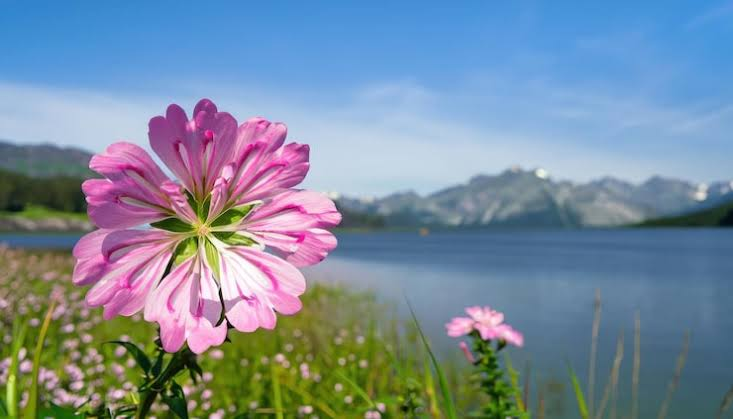
#> input picture Practice_2/img_task2.jpg, 733 x 419 px
$ jupyter execute task_2.ipynb
#> lines starting #> are read from the running program, lines starting #| are printed output that depends on the picture
Лабораторная работа 2

[cell 1]
import numpy as np
import cv2
import matplotlib.pyplot as plt
from skimage.metrics import structural_similarity, mean_squared_error

[cell 2]
# Загрузка изображения и перевод в оттенки серого
image = cv2.imread('img_task2.jpg')
#> image is the input picture: shape (419, 733, 3); mean B, G, R 156.6, 139, 121.4
image_gray = cv2.cvtColor(image, cv2.COLOR_BGR2GRAY)
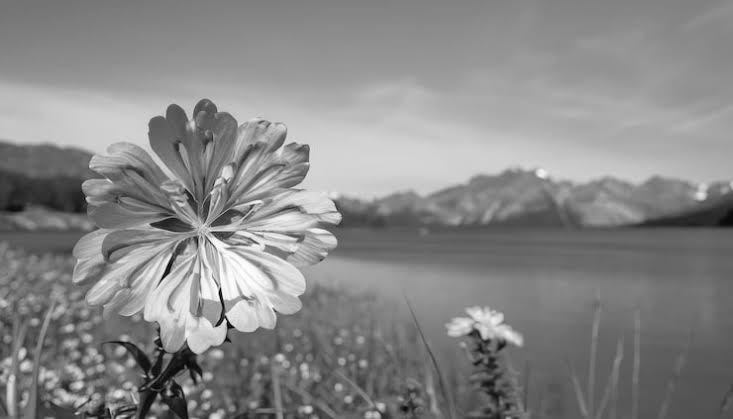
#> image_gray: shape (419, 733); min 0, max 255, mean 135.7

plt.figure(figsize=(6, 5))
plt.imshow(image_gray, cmap='gray')
plt.title('Исходное изображение (grayscale)')
plt.axis('off')
plt.show()

[cell 3]
# Добавление шума
# Гауса
def add_gaussian_noise(image, mean=0, stddev=25):
#> called with mean = 0, stddev = 25
    noise = np.zeros(image.shape, np.uint8)
    cv2.randn(noise, mean, stddev)
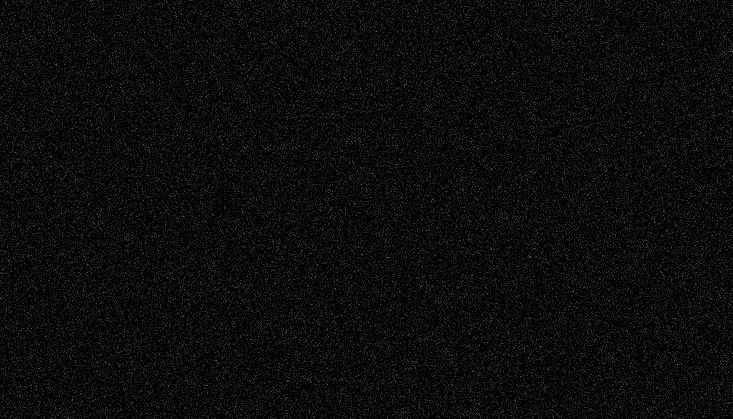
#> noise: shape (419, 733); min 0, max 114, mean 10
    noisy = cv2.add(image, noise)
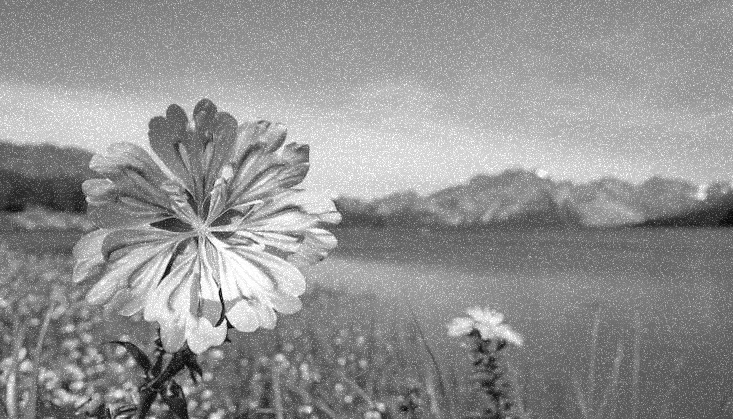
#> noisy: shape (419, 733); min 2, max 255, mean 145.6
    return noisy

# Соль-перец
def add_salt_pepper_noise(image, prob=0.05):
#> called with prob = 0.05
    noisy = np.copy(image)
    h, w = image.shape
#> h = 419; w = 733
    # Соль (белые точки)
    num_salt = np.ceil(prob * image.size * 0.5)
#> num_salt = 7679
    coords = [np.random.randint(0, i - 1, int(num_salt)) for i in image.shape]
    noisy[coords[0], coords[1]] = 255
    # Перец (чёрные точки)
    num_pepper = np.ceil(prob * image.size * 0.5)
#> num_pepper = 7679
    coords = [np.random.randint(0, i - 1, int(num_pepper)) for i in image.shape]
    noisy[coords[0], coords[1]] = 0
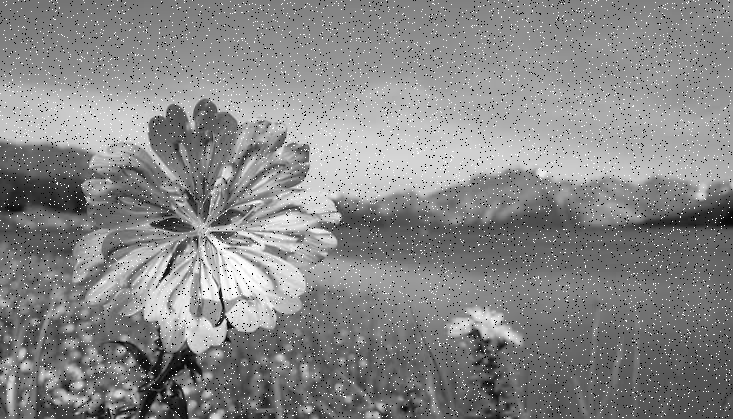
#> noisy: shape (419, 733); min 0, max 255, mean 135.3
    return noisy

# Равномерный
def add_uniform_noise(image, low=-50, high=50):
#> called with low = -50, high = 50
    noise = np.random.randint(low, high + 1, size=image.shape, dtype=np.int16)
    noisy = np.clip(image.astype(np.int16) + noise, 0, 255).astype(np.uint8)
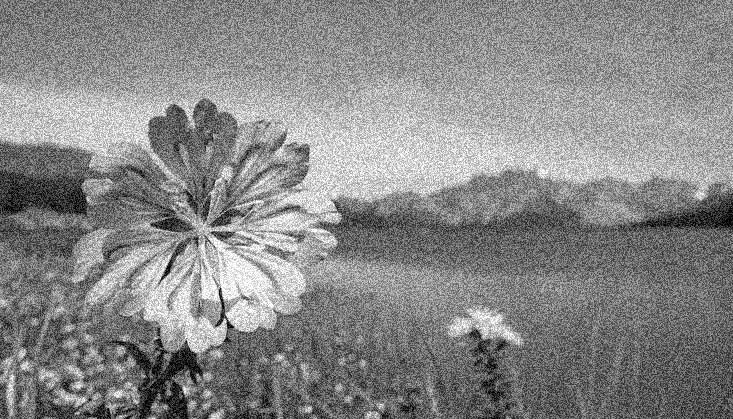
#> noisy: shape (419, 733); min 0, max 255, mean 135.7
    return noisy

[cell 4]
# Генерация
noisy_gauss = add_gaussian_noise(image_gray, mean=0, stddev=25)
noisy_sp = add_salt_pepper_noise(image_gray, prob=0.05)
noisy_uniform = add_uniform_noise(image_gray, low=-50, high=50)


fig, axes = plt.subplots(1, 3, figsize=(15, 5))
axes[0].imshow(noisy_gauss, cmap='gray')
axes[0].set_title('Гауссов шум (std=25)')
axes[0].axis('off')
axes[1].imshow(noisy_sp, cmap='gray')
axes[1].set_title('Шум соль-перец (prob=0.05)')
axes[1].axis('off')
axes[2].imshow(noisy_uniform, cmap='gray')
axes[2].set_title('Равномерный шум')
axes[2].axis('off')
plt.show()

[cell 5]
# MSE и SSIIM сравнения
def mse_ssim(original, processed, label=''):
    mse = mean_squared_error(original, processed)
    ssim = structural_similarity(original, processed)
    print(f'{label}: MSE = {mse:.2f}; SSIM = {ssim:.4f}')
    return mse, ssim

[cell 6]
# Медианный фильтр
print("Медианный фильтр на гауссовом шуме")
_, plots = plt.subplots(1, 3, figsize=(15, 5))
for i, k in enumerate([3, 5, 7]):
    filtered = cv2.medianBlur(noisy_gauss, k)
    mse_ssim(image_gray, filtered, f'Median k={k}')
    plots[i].imshow(filtered, cmap='gray')
    plots[i].set_title(f'Медианный фильтр k={k}')
    plots[i].axis('off')
#> this loop made 3 passes
#> (mse in mse_ssim, ssim in mse_ssim) on passes 1 to 3: (76.15, 0.772), (74.27, 0.871), (100.6, 0.875)
#| Median k=3: MSE = 76.15; SSIM = 0.7718
#| Median k=5: MSE = 74.27; SSIM = 0.8710
#| Median k=7: MSE = 100.56; SSIM = 0.8750
#> pass 3, `filtered = cv2.medianBlur(noisy_gauss, k)`:
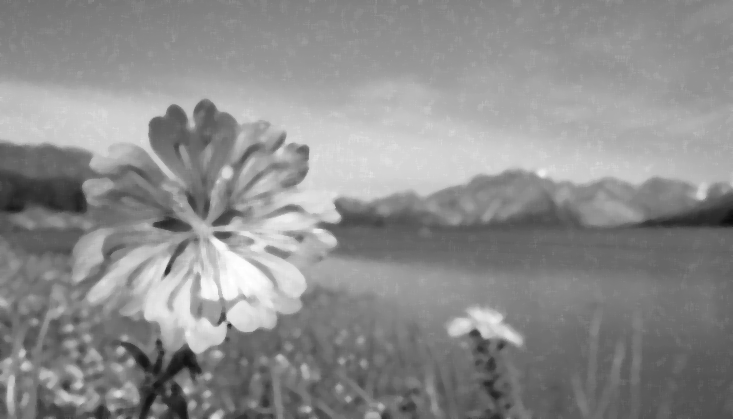
#> filtered: shape (419, 733); min 11, max 255, mean 140.7
plt.show()

print("\nМедианный фильтр на шуме соль-перец")
_, plots = plt.subplots(1, 3, figsize=(15, 5))
for i, k in enumerate([3, 5, 7]):
    filtered = cv2.medianBlur(noisy_sp, k)
    mse_ssim(image_gray, filtered, f'Медианный фильтр k={k}')
    plots[i].imshow(filtered, cmap='gray')
    plots[i].set_title(f'Медианный фильтр k={k}')
    plots[i].axis('off')
#> this loop made 3 passes
#> (mse in mse_ssim, ssim in mse_ssim) on passes 1 to 3: (11.37, 0.984), (31.06, 0.957), (60.14, 0.92)
#| Медианный фильтр k=3: MSE = 11.37; SSIM = 0.9839
#| Медианный фильтр k=5: MSE = 31.06; SSIM = 0.9567
#| Медианный фильтр k=7: MSE = 60.14; SSIM = 0.9204
plt.show()

print("Медианный фильтр на равномерном шуме")
_, plots = plt.subplots(1, 3, figsize=(15, 5))
for i, k in enumerate([3, 5, 7]):
    filtered = cv2.medianBlur(noisy_uniform, k)
    mse_ssim(image_gray, filtered, f'Median k={k}')
    plots[i].imshow(filtered, cmap='gray')
    plots[i].set_title(f'Медианный фильтр k={k}')
    plots[i].axis('off')
#> this loop made 3 passes
#> (mse in mse_ssim, ssim in mse_ssim) on passes 1 to 3: (243.5, 0.401), (134.5, 0.582), (123.6, 0.688)
#| Median k=3: MSE = 243.47; SSIM = 0.4009
#| Median k=5: MSE = 134.54; SSIM = 0.5824
#| Median k=7: MSE = 123.60; SSIM = 0.6879
#> pass 1, `filtered = cv2.medianBlur(noisy_uniform, k)`:
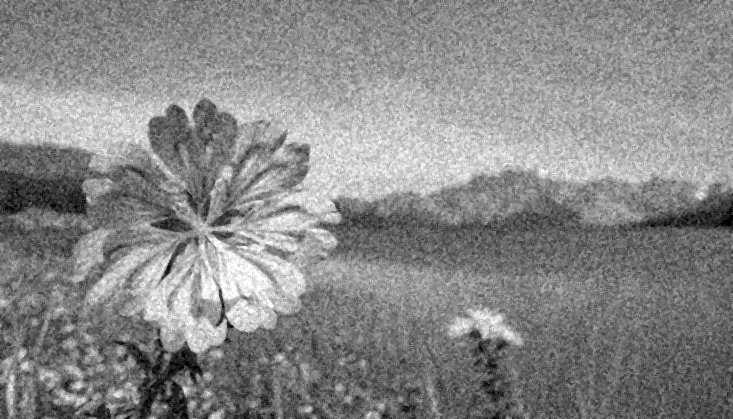
#> filtered: shape (419, 733); min 0, max 255, mean 135.8
plt.show()

[cell 7]
# Фильтр Гаусса
print("Фильтр Гаусса на гауссовом шуме")
_, plots = plt.subplots(1, 3, figsize=(15, 5))
for i, k in enumerate([3, 5, 7]):
    filtered = cv2.GaussianBlur(noisy_gauss, (k, k), 0)
    mse_ssim(image_gray, filtered, f'Gaussian k={k}')
    plots[i].imshow(filtered, cmap='gray')
    plots[i].set_title(f'Гауса k={k}')
    plots[i].axis('off')
#> this loop made 3 passes
#> (mse in mse_ssim, ssim in mse_ssim) on passes 1 to 3: (137.9, 0.785), (134.2, 0.857), (143.6, 0.891)
#| Gaussian k=3: MSE = 137.94; SSIM = 0.7848
#| Gaussian k=5: MSE = 134.21; SSIM = 0.8574
#| Gaussian k=7: MSE = 143.61; SSIM = 0.8908
plt.show()

print("\nФильтр Гаусса на шуме соль-перец")
_, plots = plt.subplots(1, 3, figsize=(15, 5))
for i, k in enumerate([3, 5, 7]):
    filtered = cv2.GaussianBlur(noisy_sp, (k, k), 0)
    mse_ssim(image_gray, filtered, f'Gaussian k={k}')
    plots[i].imshow(filtered, cmap='gray')
    plots[i].set_title(f'Гауса k={k}')
    plots[i].axis('off')
#> this loop made 3 passes
#> (mse in mse_ssim, ssim in mse_ssim) on passes 1 to 3: (138.3, 0.569), (92.18, 0.68), (79.5, 0.772)
#| Gaussian k=3: MSE = 138.28; SSIM = 0.5693
#| Gaussian k=5: MSE = 92.18; SSIM = 0.6805
#| Gaussian k=7: MSE = 79.50; SSIM = 0.7721
#> pass 2, `filtered = cv2.GaussianBlur(noisy_sp, (k, k), 0)`:
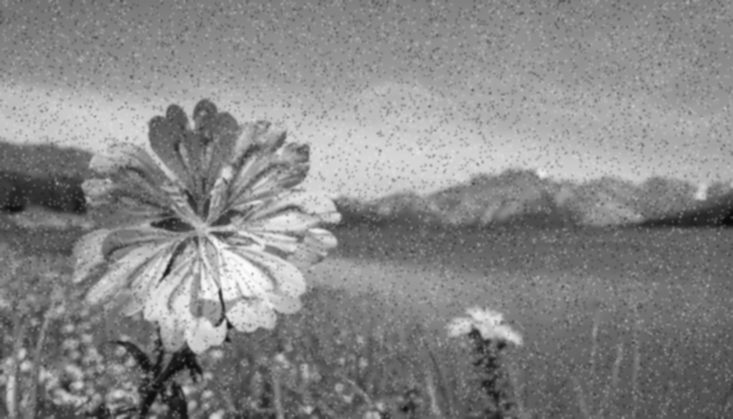
#> filtered: shape (419, 733); min 11, max 253, mean 135.3
plt.show()

print("\nФильтр Гаусса на равномерном шуме")
_, plots = plt.subplots(1, 3, figsize=(15, 5))
for i, k in enumerate([3, 5, 7]):
    filtered = cv2.GaussianBlur(noisy_uniform, (k, k), 0)
    mse_ssim(image_gray, filtered, f'Gaussian k={k}')
    plots[i].imshow(filtered, cmap='gray')
    plots[i].set_title(f'Гауса k={k}')
    plots[i].axis('off')
#> this loop made 3 passes
#> (mse in mse_ssim, ssim in mse_ssim) on passes 1 to 3: (129.9, 0.531), (85.02, 0.662), (72.39, 0.768)
#| Gaussian k=3: MSE = 129.93; SSIM = 0.5307
#| Gaussian k=5: MSE = 85.02; SSIM = 0.6623
#| Gaussian k=7: MSE = 72.39; SSIM = 0.7682
plt.show()

[cell 8]
# Билатеральный фильтр
print("Билатеральный фильтр на гауссовом шуме")
params = [(5, 75, 75), (9, 75, 75), (9, 150, 150)]
_, plots = plt.subplots(1, 3, figsize=(15, 5))
for i, (d, sc, ss) in enumerate(params):
    filtered = cv2.bilateralFilter(noisy_gauss, d, sc, ss)
    mse_ssim(image_gray, filtered, f'Bilateral d={d}, sc={sc}, ss={ss}')
    plots[i].imshow(filtered, cmap='gray')
    plots[i].set_title(f'Билатеральный d={d}\nsc={sc}, ss={ss}')
    plots[i].axis('off')
#> this loop made 3 passes
#> (mse in mse_ssim, ssim in mse_ssim) on passes 1 to 3: (115.6, 0.855), (143.8, 0.892), (168.6, 0.875)
#| Bilateral d=5, sc=75, ss=75: MSE = 115.59; SSIM = 0.8555
#| Bilateral d=9, sc=75, ss=75: MSE = 143.80; SSIM = 0.8918
#| Bilateral d=9, sc=150, ss=150: MSE = 168.64; SSIM = 0.8754
plt.show()

print("\nБилатеральный фильтр на шуме соль-перец")
_, plots = plt.subplots(1, 3, figsize=(15, 5))
for i, (d, sc, ss) in enumerate(params):
    filtered = cv2.bilateralFilter(noisy_sp, d, sc, ss)
    mse_ssim(image_gray, filtered, f'Bilateral d={d}, sc={sc}, ss={ss}')
    plots[i].imshow(filtered, cmap='gray')
    plots[i].set_title(f'Билатеральный d={d}\nsc={sc}, ss={ss}')
    plots[i].axis('off')
#> this loop made 3 passes
#> (mse in mse_ssim, ssim in mse_ssim) on passes 1 to 3: (267.8, 0.539), (171.3, 0.659), (81.35, 0.835)
#| Bilateral d=5, sc=75, ss=75: MSE = 267.77; SSIM = 0.5394
#| Bilateral d=9, sc=75, ss=75: MSE = 171.32; SSIM = 0.6586
#| Bilateral d=9, sc=150, ss=150: MSE = 81.35; SSIM = 0.8350
plt.show()

print("\nБилатеральный фильтр на равномерном шуме")
params = [(5, 75, 75), (9, 75, 75), (9, 150, 150)]
_, plots = plt.subplots(1, 3, figsize=(15, 5))
for i, (d, sc, ss) in enumerate(params):
    filtered = cv2.bilateralFilter(noisy_uniform, d, sc, ss)
    mse_ssim(image_gray, filtered, f'Bilateral d={d}, sc={sc}, ss={ss}')
    plots[i].imshow(filtered, cmap='gray')
    plots[i].set_title(f'Билатеральный d={d}\nsc={sc}, ss={ss}')
    plots[i].axis('off')
#> this loop made 3 passes
#> (mse in mse_ssim, ssim in mse_ssim) on passes 1 to 3: (107.2, 0.588), (83.2, 0.725), (85.86, 0.808)
#| Bilateral d=5, sc=75, ss=75: MSE = 107.21; SSIM = 0.5876
#| Bilateral d=9, sc=75, ss=75: MSE = 83.20; SSIM = 0.7247
#| Bilateral d=9, sc=150, ss=150: MSE = 85.86; SSIM = 0.8084
plt.show()

[cell 9]
# Фильтр нелокальных средних
print("Non-Local Means на гауссовом шуме")
h_values = [3, 5, 10]
_, plots = plt.subplots(1, 3, figsize=(15, 5))
for i, h in enumerate(h_values):
    filtered = cv2.fastNlMeansDenoising(noisy_gauss, None, h, 7, 21)
    mse_ssim(image_gray, filtered, f'NLM h={h}')
    plots[i].imshow(filtered, cmap='gray')
    plots[i].set_title(f'NLM h={h}')
    plots[i].axis('off')
#> this loop made 3 passes
#> (mse in mse_ssim, ssim in mse_ssim) on passes 1 to 3: (306.3, 0.419), (306.2, 0.419), (153.6, 0.813)
#| NLM h=3: MSE = 306.31; SSIM = 0.4192
#| NLM h=5: MSE = 306.21; SSIM = 0.4194
#| NLM h=10: MSE = 153.57; SSIM = 0.8130
plt.show()

print("\nNon-Local Means на шуме соль-перец")
_, plots = plt.subplots(1, 3, figsize=(15, 5))
for i, h in enumerate(h_values):
    filtered = cv2.fastNlMeansDenoising(noisy_sp, None, h, 7, 21)
    mse_ssim(image_gray, filtered, f'NLM h={h}')
    plots[i].imshow(filtered, cmap='gray')
    plots[i].set_title(f'NLM h={h}')
    plots[i].axis('off')
#> this loop made 3 passes
#> (mse in mse_ssim, ssim in mse_ssim) on passes 1 to 3: (878.9, 0.295), (878.1, 0.296), (842.2, 0.32)
#| NLM h=3: MSE = 878.89; SSIM = 0.2946
#| NLM h=5: MSE = 878.11; SSIM = 0.2963
#| NLM h=10: MSE = 842.18; SSIM = 0.3199
plt.show()

print("\nNon-Local Means на равномерном шуме")
_, plots = plt.subplots(1, 3, figsize=(15, 5))
for i, h in enumerate([3, 5, 10]):
    filtered = cv2.fastNlMeansDenoising(noisy_uniform, None, h, 7, 21)
    mse_ssim(image_gray, filtered, f'NLM h={h}')
    plots[i].imshow(filtered, cmap='gray')
    plots[i].set_title(f'NLM h={h}')
    plots[i].axis('off')
#> this loop made 3 passes
#> mse in mse_ssim on passes 1 to 3: 844.3, 844.3, 844.2
#| NLM h=3: MSE = 844.26; SSIM = 0.2017
#| NLM h=5: MSE = 844.26; SSIM = 0.2017
#| NLM h=10: MSE = 844.19; SSIM = 0.2018
plt.show()

[cell 10]
noises = [('Соль-перец', noisy_sp), ('Гаусс', noisy_gauss), ('Равномерный', noisy_uniform)]

for label, n in noises:
    results = {
        'Median k=5':    cv2.medianBlur(n, 5),
        'Gaussian k=5':  cv2.GaussianBlur(n, (5,5), 0),
        'Bilateral d=9': cv2.bilateralFilter(n, 9, 75, 75),
        'NLM h=5':       cv2.fastNlMeansDenoising(n, None, 5, 7, 21),
    }

    best, best_mse, best_ssim = None, 999999, 0
    for name, img in results.items():
        mse = mean_squared_error(image_gray, img)
        ssim = structural_similarity(image_gray, img)
        if mse < best_mse:
            best, best_mse, best_ssim = name, mse, ssim

    print(f"{label} → {best} (MSE={best_mse:.1f}, SSIM={best_ssim:.4f})")
#> this loop made 3 passes
#> label on passes 1 to 3: 'Соль-перец', 'Гаусс', 'Равномерный'
#| Соль-перец → Median k=5 (MSE=31.1, SSIM=0.9567)
#| Гаусс → Median k=5 (MSE=74.3, SSIM=0.8710)
#| Равномерный → Bilateral d=9 (MSE=83.2, SSIM=0.7247)
